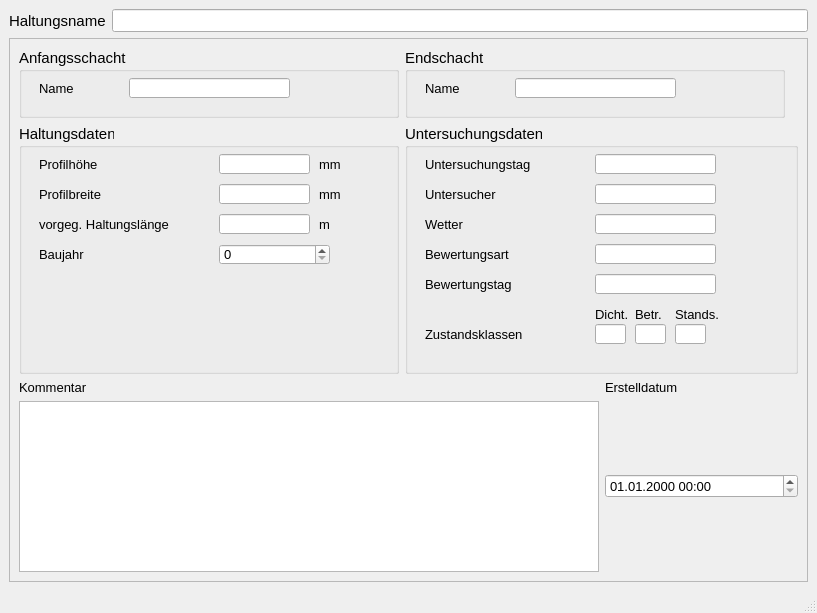
<?xml version="1.0" encoding="UTF-8"?>
<ui version="4.0">
 <class>MainWindow</class>
 <widget class="QMainWindow" name="MainWindow">
  <property name="geometry">
   <rect>
    <x>0</x>
    <y>0</y>
    <width>817</width>
    <height>613</height>
   </rect>
  </property>
  <property name="sizePolicy">
   <sizepolicy hsizetype="Preferred" vsizetype="Preferred">
    <horstretch>0</horstretch>
    <verstretch>0</verstretch>
   </sizepolicy>
  </property>
  <property name="baseSize">
   <size>
    <width>0</width>
    <height>0</height>
   </size>
  </property>
  <property name="font">
   <font>
    <family>Tahoma</family>
    <pointsize>10</pointsize>
   </font>
  </property>
  <property name="windowTitle">
   <string>MainWindow</string>
  </property>
  <widget class="QWidget" name="centralwidget">
   <layout class="QVBoxLayout" name="verticalLayout">
    <item>
     <layout class="QHBoxLayout" name="horizontalLayout">
      <item>
       <widget class="QLabel" name="label">
        <property name="font">
         <font>
          <family>Tahoma</family>
          <pointsize>11</pointsize>
         </font>
        </property>
        <property name="text">
         <string>Haltungsname</string>
        </property>
       </widget>
      </item>
      <item>
       <widget class="QLineEdit" name="leitnam">
        <property name="font">
         <font>
          <family>Tahoma</family>
          <pointsize>10</pointsize>
         </font>
        </property>
        <property name="toolTip">
         <string>&lt;html&gt;&lt;head/&gt;&lt;body&gt;&lt;p&gt;Eindeutiger Haltungsname&lt;/p&gt;&lt;/body&gt;&lt;/html&gt;</string>
        </property>
        <property name="statusTip">
         <string>Eindeutiger Haltungsname</string>
        </property>
       </widget>
      </item>
     </layout>
    </item>
    <item>
     <widget class="QScrollArea" name="scrollArea">
      <property name="widgetResizable">
       <bool>true</bool>
      </property>
      <widget class="QWidget" name="scrollAreaWidgetContents">
       <property name="geometry">
        <rect>
         <x>0</x>
         <y>0</y>
         <width>793</width>
         <height>500</height>
        </rect>
       </property>
       <layout class="QGridLayout" name="gridLayout">
        <item row="0" column="0">
         <widget class="QGroupBox" name="groupBox">
          <property name="minimumSize">
           <size>
            <width>380</width>
            <height>70</height>
           </size>
          </property>
          <property name="maximumSize">
           <size>
            <width>380</width>
            <height>70</height>
           </size>
          </property>
          <property name="font">
           <font>
            <family>Tahoma</family>
            <pointsize>11</pointsize>
           </font>
          </property>
          <property name="title">
           <string>Anfangsschacht</string>
          </property>
          <widget class="QLabel" name="label_3">
           <property name="geometry">
            <rect>
             <x>20</x>
             <y>30</y>
             <width>91</width>
             <height>21</height>
            </rect>
           </property>
           <property name="font">
            <font>
             <family>Tahoma</family>
             <pointsize>10</pointsize>
            </font>
           </property>
           <property name="text">
            <string>Name</string>
           </property>
          </widget>
          <widget class="QLineEdit" name="schoben">
           <property name="geometry">
            <rect>
             <x>110</x>
             <y>30</y>
             <width>161</width>
             <height>20</height>
            </rect>
           </property>
           <property name="font">
            <font>
             <family>Tahoma</family>
             <pointsize>10</pointsize>
            </font>
           </property>
           <property name="toolTip">
            <string>&lt;html&gt;&lt;head/&gt;&lt;body&gt;&lt;p&gt;Name des oberen Schachts&lt;/p&gt;&lt;/body&gt;&lt;/html&gt;</string>
           </property>
           <property name="statusTip">
            <string>Name des oberen Schachts</string>
           </property>
          </widget>
         </widget>
        </item>
        <item row="0" column="1" colspan="2">
         <widget class="QGroupBox" name="groupBox_3">
          <property name="minimumSize">
           <size>
            <width>380</width>
            <height>0</height>
           </size>
          </property>
          <property name="maximumSize">
           <size>
            <width>380</width>
            <height>16777215</height>
           </size>
          </property>
          <property name="font">
           <font>
            <family>Tahoma</family>
            <pointsize>11</pointsize>
           </font>
          </property>
          <property name="title">
           <string>Endschacht</string>
          </property>
          <widget class="QLabel" name="label_9">
           <property name="geometry">
            <rect>
             <x>20</x>
             <y>30</y>
             <width>71</width>
             <height>21</height>
            </rect>
           </property>
           <property name="font">
            <font>
             <family>Tahoma</family>
             <pointsize>10</pointsize>
            </font>
           </property>
           <property name="text">
            <string>Name</string>
           </property>
          </widget>
          <widget class="QLineEdit" name="schunten">
           <property name="geometry">
            <rect>
             <x>110</x>
             <y>30</y>
             <width>161</width>
             <height>20</height>
            </rect>
           </property>
           <property name="font">
            <font>
             <family>Tahoma</family>
             <pointsize>10</pointsize>
            </font>
           </property>
           <property name="toolTip">
            <string>&lt;html&gt;&lt;head/&gt;&lt;body&gt;&lt;p&gt;Name des unteren Schachts&lt;/p&gt;&lt;/body&gt;&lt;/html&gt;</string>
           </property>
           <property name="statusTip">
            <string>Name des unteren Schachts</string>
           </property>
          </widget>
         </widget>
        </item>
        <item row="1" column="0">
         <widget class="QGroupBox" name="groupBox_2">
          <property name="minimumSize">
           <size>
            <width>0</width>
            <height>190</height>
           </size>
          </property>
          <property name="font">
           <font>
            <family>Tahoma</family>
            <pointsize>11</pointsize>
           </font>
          </property>
          <property name="title">
           <string>Haltungsdaten</string>
          </property>
          <widget class="QLabel" name="label_7">
           <property name="geometry">
            <rect>
             <x>20</x>
             <y>60</y>
             <width>101</width>
             <height>21</height>
            </rect>
           </property>
           <property name="font">
            <font>
             <family>Tahoma</family>
             <pointsize>10</pointsize>
            </font>
           </property>
           <property name="text">
            <string>Profilbreite</string>
           </property>
          </widget>
          <widget class="QLabel" name="label_20">
           <property name="geometry">
            <rect>
             <x>300</x>
             <y>60</y>
             <width>31</width>
             <height>21</height>
            </rect>
           </property>
           <property name="font">
            <font>
             <family>Tahoma</family>
             <pointsize>10</pointsize>
            </font>
           </property>
           <property name="text">
            <string>mm</string>
           </property>
          </widget>
          <widget class="QLabel" name="label_21">
           <property name="geometry">
            <rect>
             <x>300</x>
             <y>90</y>
             <width>31</width>
             <height>21</height>
            </rect>
           </property>
           <property name="font">
            <font>
             <family>Tahoma</family>
             <pointsize>10</pointsize>
            </font>
           </property>
           <property name="text">
            <string>m </string>
           </property>
          </widget>
          <widget class="QLineEdit" name="laenge">
           <property name="geometry">
            <rect>
             <x>200</x>
             <y>90</y>
             <width>91</width>
             <height>20</height>
            </rect>
           </property>
           <property name="font">
            <font>
             <family>Tahoma</family>
             <pointsize>10</pointsize>
            </font>
           </property>
           <property name="toolTip">
            <string>&lt;html&gt;&lt;head/&gt;&lt;body&gt;&lt;p&gt;&lt;span style=&quot; font-size:10pt;&quot;&gt;vorgegebene Haltungslänge, falls diese nicht automatisch berechnet werden soll&lt;/span&gt;&lt;/p&gt;&lt;/body&gt;&lt;/html&gt;</string>
           </property>
           <property name="statusTip">
            <string>vorgegebene Haltungslänge, falls diese nicht automatisch berechnet werden soll</string>
           </property>
          </widget>
          <widget class="QLabel" name="label_17">
           <property name="geometry">
            <rect>
             <x>20</x>
             <y>90</y>
             <width>171</width>
             <height>21</height>
            </rect>
           </property>
           <property name="font">
            <font>
             <family>Tahoma</family>
             <pointsize>10</pointsize>
            </font>
           </property>
           <property name="text">
            <string>vorgeg. Haltungslänge</string>
           </property>
          </widget>
          <widget class="QLineEdit" name="hoehe">
           <property name="geometry">
            <rect>
             <x>200</x>
             <y>30</y>
             <width>91</width>
             <height>20</height>
            </rect>
           </property>
           <property name="font">
            <font>
             <family>Tahoma</family>
             <pointsize>10</pointsize>
            </font>
           </property>
           <property name="toolTip">
            <string>&lt;html&gt;&lt;head/&gt;&lt;body&gt;&lt;p&gt;Bedeutung hängt vom Profiltyp ab&lt;/p&gt;&lt;/body&gt;&lt;/html&gt;</string>
           </property>
           <property name="statusTip">
            <string>Bedeutung hängt vom Profiltyp ab</string>
           </property>
          </widget>
          <widget class="QLabel" name="label_16">
           <property name="geometry">
            <rect>
             <x>300</x>
             <y>30</y>
             <width>31</width>
             <height>21</height>
            </rect>
           </property>
           <property name="font">
            <font>
             <family>Tahoma</family>
             <pointsize>10</pointsize>
            </font>
           </property>
           <property name="text">
            <string>mm</string>
           </property>
          </widget>
          <widget class="QLineEdit" name="breite">
           <property name="geometry">
            <rect>
             <x>200</x>
             <y>60</y>
             <width>91</width>
             <height>20</height>
            </rect>
           </property>
           <property name="font">
            <font>
             <family>Tahoma</family>
             <pointsize>10</pointsize>
            </font>
           </property>
           <property name="toolTip">
            <string>&lt;html&gt;&lt;head/&gt;&lt;body&gt;&lt;p&gt;Bedeutung hängt vom Profiltyp ab&lt;/p&gt;&lt;/body&gt;&lt;/html&gt;</string>
           </property>
           <property name="statusTip">
            <string>Bedeutung hängt vom Profiltyp ab</string>
           </property>
          </widget>
          <widget class="QLabel" name="label_6">
           <property name="geometry">
            <rect>
             <x>20</x>
             <y>30</y>
             <width>101</width>
             <height>21</height>
            </rect>
           </property>
           <property name="font">
            <font>
             <family>Tahoma</family>
             <pointsize>10</pointsize>
            </font>
           </property>
           <property name="text">
            <string>Profilhöhe</string>
           </property>
          </widget>
          <widget class="QLabel" name="label_60">
           <property name="geometry">
            <rect>
             <x>20</x>
             <y>120</y>
             <width>151</width>
             <height>21</height>
            </rect>
           </property>
           <property name="font">
            <font>
             <family>Tahoma</family>
             <pointsize>10</pointsize>
            </font>
           </property>
           <property name="text">
            <string>Baujahr</string>
           </property>
          </widget>
          <widget class="QSpinBox" name="baujahr">
           <property name="geometry">
            <rect>
             <x>200</x>
             <y>120</y>
             <width>111</width>
             <height>21</height>
            </rect>
           </property>
           <property name="font">
            <font>
             <family>Tahoma</family>
             <pointsize>10</pointsize>
            </font>
           </property>
           <property name="toolTip">
            <string>&lt;html&gt;&lt;head/&gt;&lt;body&gt;&lt;p&gt;Baujahr der Haltung&lt;/p&gt;&lt;/body&gt;&lt;/html&gt;</string>
           </property>
           <property name="statusTip">
            <string>Baujahr der Haltung</string>
           </property>
          </widget>
         </widget>
        </item>
        <item row="1" column="1" colspan="2">
         <widget class="QGroupBox" name="groupBox_4">
          <property name="minimumSize">
           <size>
            <width>0</width>
            <height>250</height>
           </size>
          </property>
          <property name="font">
           <font>
            <family>Tahoma</family>
            <pointsize>11</pointsize>
           </font>
          </property>
          <property name="title">
           <string>Untersuchungsdaten</string>
          </property>
          <widget class="QLabel" name="label_61">
           <property name="geometry">
            <rect>
             <x>20</x>
             <y>30</y>
             <width>151</width>
             <height>21</height>
            </rect>
           </property>
           <property name="font">
            <font>
             <family>Tahoma</family>
             <pointsize>10</pointsize>
            </font>
           </property>
           <property name="text">
            <string>Untersuchungstag</string>
           </property>
          </widget>
          <widget class="QLineEdit" name="untersuchtag">
           <property name="geometry">
            <rect>
             <x>190</x>
             <y>30</y>
             <width>121</width>
             <height>20</height>
            </rect>
           </property>
           <property name="font">
            <font>
             <family>Tahoma</family>
             <pointsize>10</pointsize>
            </font>
           </property>
           <property name="toolTip">
            <string>&lt;html&gt;&lt;head/&gt;&lt;body&gt;&lt;p&gt;Datum des Untersuchungstages&lt;/p&gt;&lt;/body&gt;&lt;/html&gt;</string>
           </property>
           <property name="statusTip">
            <string>Datum des Untersuchungstages</string>
           </property>
          </widget>
          <widget class="QLabel" name="label_62">
           <property name="geometry">
            <rect>
             <x>20</x>
             <y>60</y>
             <width>151</width>
             <height>21</height>
            </rect>
           </property>
           <property name="font">
            <font>
             <family>Tahoma</family>
             <pointsize>10</pointsize>
            </font>
           </property>
           <property name="text">
            <string>Untersucher</string>
           </property>
          </widget>
          <widget class="QLineEdit" name="untersucher">
           <property name="geometry">
            <rect>
             <x>190</x>
             <y>60</y>
             <width>121</width>
             <height>20</height>
            </rect>
           </property>
           <property name="font">
            <font>
             <family>Tahoma</family>
             <pointsize>10</pointsize>
            </font>
           </property>
           <property name="toolTip">
            <string>&lt;html&gt;&lt;head/&gt;&lt;body&gt;&lt;p&gt;Name bzw. Kürzel des Untersuchers&lt;/p&gt;&lt;/body&gt;&lt;/html&gt;</string>
           </property>
           <property name="statusTip">
            <string>Name bzw. Kürzel des Untersuchers</string>
           </property>
          </widget>
          <widget class="QLabel" name="label_63">
           <property name="geometry">
            <rect>
             <x>20</x>
             <y>90</y>
             <width>151</width>
             <height>21</height>
            </rect>
           </property>
           <property name="font">
            <font>
             <family>Tahoma</family>
             <pointsize>10</pointsize>
            </font>
           </property>
           <property name="text">
            <string>Wetter</string>
           </property>
          </widget>
          <widget class="QLineEdit" name="wetter">
           <property name="geometry">
            <rect>
             <x>190</x>
             <y>90</y>
             <width>121</width>
             <height>20</height>
            </rect>
           </property>
           <property name="font">
            <font>
             <family>Tahoma</family>
             <pointsize>10</pointsize>
            </font>
           </property>
           <property name="toolTip">
            <string>&lt;html&gt;&lt;head/&gt;&lt;body&gt;&lt;p&gt;kurzer Kommentar zum Wetter am Untersuchungstag&lt;/p&gt;&lt;/body&gt;&lt;/html&gt;</string>
           </property>
           <property name="statusTip">
            <string>kurzer Kommentar zum Wetter am Untersuchungstag</string>
           </property>
          </widget>
          <widget class="QLabel" name="label_64">
           <property name="geometry">
            <rect>
             <x>20</x>
             <y>120</y>
             <width>151</width>
             <height>21</height>
            </rect>
           </property>
           <property name="font">
            <font>
             <family>Tahoma</family>
             <pointsize>10</pointsize>
            </font>
           </property>
           <property name="text">
            <string>Bewertungsart</string>
           </property>
          </widget>
          <widget class="QLineEdit" name="bewertungsart">
           <property name="geometry">
            <rect>
             <x>190</x>
             <y>120</y>
             <width>121</width>
             <height>20</height>
            </rect>
           </property>
           <property name="font">
            <font>
             <family>Tahoma</family>
             <pointsize>10</pointsize>
            </font>
           </property>
           <property name="toolTip">
            <string>&lt;html&gt;&lt;head/&gt;&lt;body&gt;&lt;p&gt;Name des verwndeten Bewertungsmodells (z.B. DWA-M 149-3)&lt;/p&gt;&lt;/body&gt;&lt;/html&gt;</string>
           </property>
           <property name="statusTip">
            <string>Name des verwndeten Bewertungsmodells (z.B. DWA-M 149-3)</string>
           </property>
          </widget>
          <widget class="QLabel" name="label_65">
           <property name="geometry">
            <rect>
             <x>20</x>
             <y>150</y>
             <width>151</width>
             <height>21</height>
            </rect>
           </property>
           <property name="font">
            <font>
             <family>Tahoma</family>
             <pointsize>10</pointsize>
            </font>
           </property>
           <property name="text">
            <string>Bewertungstag</string>
           </property>
          </widget>
          <widget class="QLineEdit" name="bewertungstag">
           <property name="geometry">
            <rect>
             <x>190</x>
             <y>150</y>
             <width>121</width>
             <height>20</height>
            </rect>
           </property>
           <property name="font">
            <font>
             <family>Tahoma</family>
             <pointsize>10</pointsize>
            </font>
           </property>
           <property name="toolTip">
            <string>&lt;html&gt;&lt;head/&gt;&lt;body&gt;&lt;p&gt;Datum des Tages, an dem die Bewertung durchgeführt wird&lt;/p&gt;&lt;/body&gt;&lt;/html&gt;</string>
           </property>
           <property name="statusTip">
            <string>Datum des Tages, an dem die Bewertung durchgeführt wird</string>
           </property>
          </widget>
          <widget class="QLabel" name="label_38">
           <property name="geometry">
            <rect>
             <x>270</x>
             <y>180</y>
             <width>51</width>
             <height>21</height>
            </rect>
           </property>
           <property name="font">
            <font>
             <family>Tahoma</family>
             <pointsize>10</pointsize>
            </font>
           </property>
           <property name="text">
            <string>Stands.</string>
           </property>
          </widget>
          <widget class="QLineEdit" name="max_ZS">
           <property name="geometry">
            <rect>
             <x>270</x>
             <y>200</y>
             <width>31</width>
             <height>20</height>
            </rect>
           </property>
           <property name="toolTip">
            <string>&lt;html&gt;&lt;head/&gt;&lt;body&gt;&lt;p&gt;Zustandsklasse Betriebssicherheit&lt;/p&gt;&lt;/body&gt;&lt;/html&gt;</string>
           </property>
           <property name="statusTip">
            <string>Zustandsklasse Betriebssicherheit</string>
           </property>
          </widget>
          <widget class="QLabel" name="label_37">
           <property name="geometry">
            <rect>
             <x>230</x>
             <y>180</y>
             <width>41</width>
             <height>21</height>
            </rect>
           </property>
           <property name="font">
            <font>
             <family>Tahoma</family>
             <pointsize>10</pointsize>
            </font>
           </property>
           <property name="text">
            <string>Betr.</string>
           </property>
          </widget>
          <widget class="QLabel" name="label_36">
           <property name="geometry">
            <rect>
             <x>20</x>
             <y>200</y>
             <width>141</width>
             <height>21</height>
            </rect>
           </property>
           <property name="font">
            <font>
             <family>Tahoma</family>
             <pointsize>10</pointsize>
            </font>
           </property>
           <property name="text">
            <string>Zustandsklassen</string>
           </property>
          </widget>
          <widget class="QLabel" name="label_39">
           <property name="geometry">
            <rect>
             <x>190</x>
             <y>180</y>
             <width>41</width>
             <height>21</height>
            </rect>
           </property>
           <property name="font">
            <font>
             <family>Tahoma</family>
             <pointsize>10</pointsize>
            </font>
           </property>
           <property name="text">
            <string>Dicht.</string>
           </property>
          </widget>
          <widget class="QLineEdit" name="max_ZD">
           <property name="geometry">
            <rect>
             <x>190</x>
             <y>200</y>
             <width>31</width>
             <height>20</height>
            </rect>
           </property>
           <property name="toolTip">
            <string>&lt;html&gt;&lt;head/&gt;&lt;body&gt;&lt;p&gt;Zustandsklasse Dichtheit&lt;/p&gt;&lt;/body&gt;&lt;/html&gt;</string>
           </property>
           <property name="statusTip">
            <string>Zustandsklasse Dichtheit</string>
           </property>
          </widget>
          <widget class="QLineEdit" name="max_ZB">
           <property name="geometry">
            <rect>
             <x>230</x>
             <y>200</y>
             <width>31</width>
             <height>20</height>
            </rect>
           </property>
           <property name="toolTip">
            <string>&lt;html&gt;&lt;head/&gt;&lt;body&gt;&lt;p&gt;Zustandsklasse Betriebssicherheit&lt;/p&gt;&lt;/body&gt;&lt;/html&gt;</string>
           </property>
           <property name="statusTip">
            <string>Zustandsklasse Betriebssicherheit</string>
           </property>
          </widget>
         </widget>
        </item>
        <item row="2" column="0">
         <widget class="QLabel" name="label_22">
          <property name="font">
           <font>
            <family>Tahoma</family>
            <pointsize>10</pointsize>
           </font>
          </property>
          <property name="text">
           <string>Kommentar</string>
          </property>
         </widget>
        </item>
        <item row="2" column="2">
         <widget class="QLabel" name="label_71">
          <property name="text">
           <string>Erstelldatum</string>
          </property>
         </widget>
        </item>
        <item row="3" column="0" colspan="2">
         <widget class="QTextEdit" name="kommentar">
          <property name="font">
           <font>
            <family>Tahoma</family>
            <pointsize>10</pointsize>
           </font>
          </property>
          <property name="toolTip">
           <string>&lt;html&gt;&lt;head/&gt;&lt;body&gt;&lt;p&gt;Platz für zusätzliche Kommentare.&lt;/p&gt;&lt;/body&gt;&lt;/html&gt;</string>
          </property>
          <property name="statusTip">
           <string>Platz für zusätzliche Kommentare.</string>
          </property>
         </widget>
        </item>
        <item row="3" column="2">
         <widget class="QgsDateTimeEdit" name="createdat">
          <property name="font">
           <font>
            <family>Tahoma</family>
            <pointsize>10</pointsize>
           </font>
          </property>
          <property name="currentSection">
           <enum>QDateTimeEdit::DaySection</enum>
          </property>
          <property name="displayFormat">
           <string>dd.MM.yyyy HH:mm</string>
          </property>
         </widget>
        </item>
       </layout>
      </widget>
     </widget>
    </item>
   </layout>
  </widget>
  <widget class="QMenuBar" name="menubar">
   <property name="geometry">
    <rect>
     <x>0</x>
     <y>0</y>
     <width>817</width>
     <height>27</height>
    </rect>
   </property>
  </widget>
  <widget class="QStatusBar" name="statusbar"/>
 </widget>
 <customwidgets>
  <customwidget>
   <class>QgsDateTimeEdit</class>
   <extends>QDateTimeEdit</extends>
   <header>qgsdatetimeedit.h</header>
  </customwidget>
 </customwidgets>
 <tabstops>
  <tabstop>leitnam</tabstop>
  <tabstop>hoehe</tabstop>
  <tabstop>breite</tabstop>
  <tabstop>laenge</tabstop>
  <tabstop>createdat</tabstop>
  <tabstop>kommentar</tabstop>
 </tabstops>
 <resources/>
 <connections/>
</ui>
